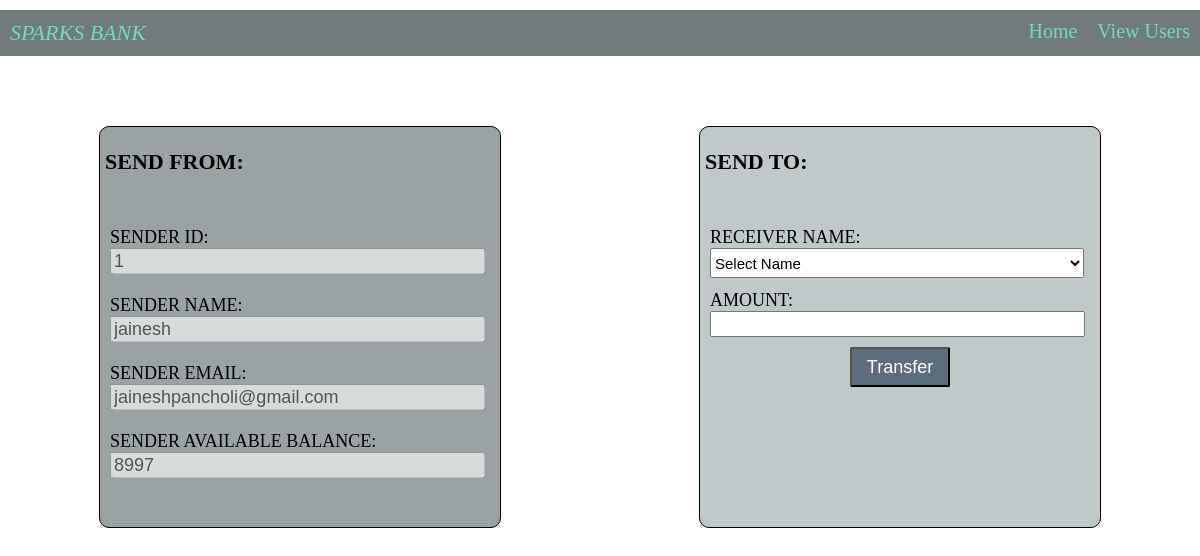
Before: /transferto/1/ with the older database file.
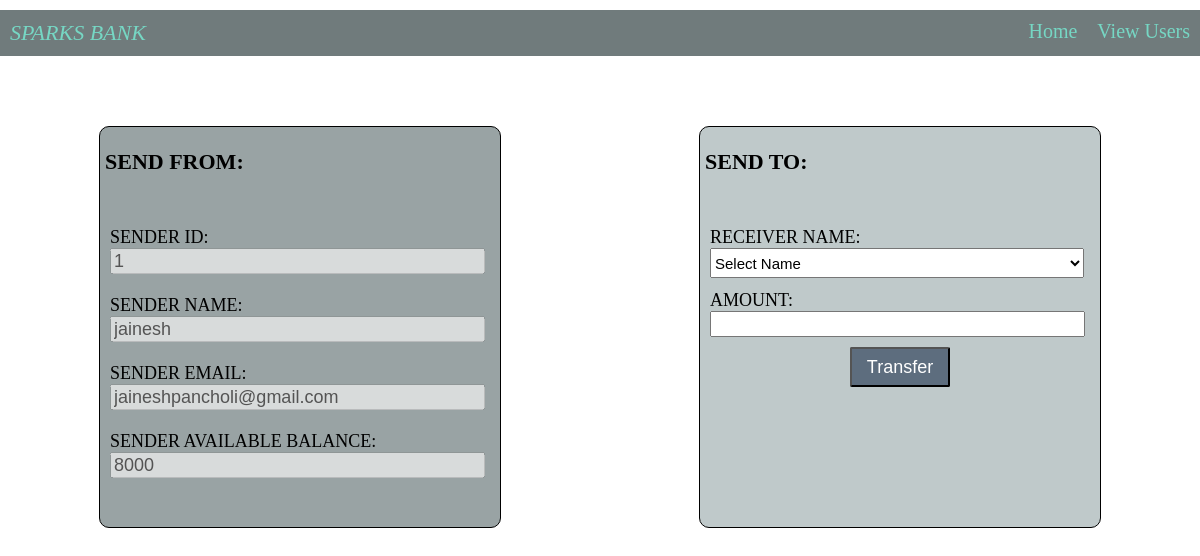
After: the same page with the newer database file.
### Bank/models.py (models this page shows, shortened)
class user(models.Model):
    Name = models.CharField(max_length=100, null=True)
    Email = models.EmailField(null=True)
    Balance = models.IntegerField(null=True)

### Bank/views.py (the view, shortened to what this page needs)
# urls.py: path('transferto/<int:uid>/', TransferTo, name="transfer"),
def TransferTo(request, uid):
    error = False
    users = user.objects.get(id = uid)
    allusers = user.objects.filter()
    d = {"users":users, "allusers":allusers, "error":error}
    return render(request, 'TransferTo.html', d)

### Bank/templates/TransferTo.html (shortened to what this page needs)
{% extends 'Nav_Footer.html' %}
{% load static %}
{% block Data %}
<section class="page">
    <div class="senderform">
        <h3 class="about">SEND FROM:</h3>
        <div class="sendertext">
            <form action="" method="post">
                SENDER ID:<br>
                <input type="number" name="senderid" value="{{ users.id }}" class="input" disabled><br><br>
                SENDER NAME:<br>
                <input type="text" id="name" name="name" value="{{ users.Name }}" class="input" disabled><br><br>
                SENDER EMAIL:<br>
                <input type="email" name="email" value="{{ users.Email}}" class="input" disabled><br><br>
                SENDER AVAILABLE BALANCE:<br>
                <input type="number" name="balance" value="{{ users.Balance }}" class="input" disabled><br><br>
            </form>
        </div>
    </div>
    <div class="receiverform">
        <h3 class="about">SEND TO:</h3>
        <div class="sendertext">
            <form action="" method="post">
                RECEIVER NAME:<br>
                <div>
                    <select required class="selectinput" name="uid">
                        <option value="">Select Name</option>
                    </select>
                </div>
                AMOUNT:<br>
                <input type="number" required value="" oninput="fun()" id="amount" name="amount" class="input">
                <div class="trbtn">
                    <input type="submit" value="Transfer">
                </div>
            </form>
        </div>
    </div>
</section>
{% endblock %}

Changed rows visible on the page:
changed user "jainesh": balance "8997" → "8000"
